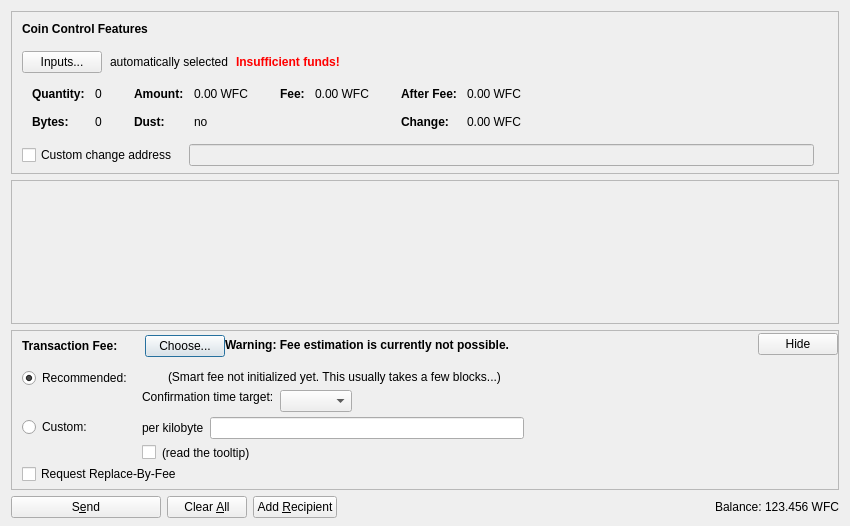
<?xml version="1.0" encoding="UTF-8"?>
<ui version="4.0">
 <class>SendCoinsDialog</class>
 <widget class="QDialog" name="SendCoinsDialog">
  <property name="geometry">
   <rect>
    <x>0</x>
    <y>0</y>
    <width>850</width>
    <height>526</height>
   </rect>
  </property>
  <property name="windowTitle">
   <string>Send Coins</string>
  </property>
  <layout class="QVBoxLayout" name="verticalLayout" stretch="0,1,0,0">
   <property name="bottomMargin">
    <number>8</number>
   </property>
   <item>
    <widget class="QFrame" name="frameCoinControl">
     <property name="sizePolicy">
      <sizepolicy hsizetype="Expanding" vsizetype="Expanding">
       <horstretch>0</horstretch>
       <verstretch>0</verstretch>
      </sizepolicy>
     </property>
     <property name="maximumSize">
      <size>
       <width>16777215</width>
       <height>16777215</height>
      </size>
     </property>
     <property name="frameShape">
      <enum>QFrame::StyledPanel</enum>
     </property>
     <property name="frameShadow">
      <enum>QFrame::Sunken</enum>
     </property>
     <layout class="QVBoxLayout" name="verticalLayoutCoinControl2">
      <property name="spacing">
       <number>0</number>
      </property>
      <property name="leftMargin">
       <number>0</number>
      </property>
      <property name="topMargin">
       <number>0</number>
      </property>
      <property name="rightMargin">
       <number>0</number>
      </property>
      <property name="bottomMargin">
       <number>6</number>
      </property>
      <item>
       <layout class="QVBoxLayout" name="verticalLayoutCoinControl" stretch="0,0,0,0,1">
        <property name="spacing">
         <number>0</number>
        </property>
        <property name="leftMargin">
         <number>10</number>
        </property>
        <property name="topMargin">
         <number>10</number>
        </property>
        <item>
         <layout class="QHBoxLayout" name="horizontalLayoutCoinControl1">
          <property name="bottomMargin">
           <number>15</number>
          </property>
          <item>
           <widget class="QLabel" name="labelCoinControlFeatures">
            <property name="sizePolicy">
             <sizepolicy hsizetype="Preferred" vsizetype="Maximum">
              <horstretch>0</horstretch>
              <verstretch>0</verstretch>
             </sizepolicy>
            </property>
            <property name="font">
             <font>
              <weight>75</weight>
              <bold>true</bold>
             </font>
            </property>
            <property name="styleSheet">
             <string notr="true">font-weight:bold;</string>
            </property>
            <property name="text">
             <string>Coin Control Features</string>
            </property>
           </widget>
          </item>
         </layout>
        </item>
        <item>
         <layout class="QHBoxLayout" name="horizontalLayoutCoinControl2" stretch="0,0,0,0">
          <property name="spacing">
           <number>8</number>
          </property>
          <property name="bottomMargin">
           <number>10</number>
          </property>
          <item>
           <widget class="QPushButton" name="pushButtonCoinControl">
            <property name="styleSheet">
             <string notr="true"/>
            </property>
            <property name="text">
             <string>Inputs...</string>
            </property>
            <property name="autoDefault">
             <bool>false</bool>
            </property>
           </widget>
          </item>
          <item>
           <widget class="QLabel" name="labelCoinControlAutomaticallySelected">
            <property name="text">
             <string>automatically selected</string>
            </property>
            <property name="margin">
             <number>5</number>
            </property>
           </widget>
          </item>
          <item>
           <widget class="QLabel" name="labelCoinControlInsuffFunds">
            <property name="font">
             <font>
              <weight>75</weight>
              <bold>true</bold>
             </font>
            </property>
            <property name="styleSheet">
             <string notr="true">color:red;font-weight:bold;</string>
            </property>
            <property name="text">
             <string>Insufficient funds!</string>
            </property>
            <property name="margin">
             <number>5</number>
            </property>
           </widget>
          </item>
          <item>
           <spacer name="horizontalSpacerCoinControl">
            <property name="orientation">
             <enum>Qt::Horizontal</enum>
            </property>
            <property name="sizeHint" stdset="0">
             <size>
              <width>40</width>
              <height>1</height>
             </size>
            </property>
           </spacer>
          </item>
         </layout>
        </item>
        <item>
         <widget class="QWidget" name="widgetCoinControl" native="true">
          <property name="sizePolicy">
           <sizepolicy hsizetype="Preferred" vsizetype="Preferred">
            <horstretch>0</horstretch>
            <verstretch>0</verstretch>
           </sizepolicy>
          </property>
          <property name="minimumSize">
           <size>
            <width>0</width>
            <height>0</height>
           </size>
          </property>
          <property name="styleSheet">
           <string notr="true"/>
          </property>
          <layout class="QHBoxLayout" name="horizontalLayoutCoinControl5">
           <property name="leftMargin">
            <number>0</number>
           </property>
           <property name="topMargin">
            <number>0</number>
           </property>
           <property name="rightMargin">
            <number>0</number>
           </property>
           <property name="bottomMargin">
            <number>0</number>
           </property>
           <item>
            <layout class="QHBoxLayout" name="horizontalLayoutCoinControl3" stretch="0,0,0,1">
             <property name="spacing">
              <number>20</number>
             </property>
             <property name="topMargin">
              <number>0</number>
             </property>
             <property name="bottomMargin">
              <number>10</number>
             </property>
             <item>
              <layout class="QFormLayout" name="formLayoutCoinControl1">
               <property name="horizontalSpacing">
                <number>10</number>
               </property>
               <property name="verticalSpacing">
                <number>14</number>
               </property>
               <property name="leftMargin">
                <number>10</number>
               </property>
               <property name="topMargin">
                <number>4</number>
               </property>
               <property name="rightMargin">
                <number>6</number>
               </property>
               <item row="0" column="0">
                <widget class="QLabel" name="labelCoinControlQuantityText">
                 <property name="font">
                  <font>
                   <weight>75</weight>
                   <bold>true</bold>
                  </font>
                 </property>
                 <property name="text">
                  <string>Quantity:</string>
                 </property>
                 <property name="margin">
                  <number>0</number>
                 </property>
                </widget>
               </item>
               <item row="0" column="1">
                <widget class="QLabel" name="labelCoinControlQuantity">
                 <property name="cursor">
                  <cursorShape>IBeamCursor</cursorShape>
                 </property>
                 <property name="contextMenuPolicy">
                  <enum>Qt::ActionsContextMenu</enum>
                 </property>
                 <property name="text">
                  <string notr="true">0</string>
                 </property>
                 <property name="margin">
                  <number>0</number>
                 </property>
                 <property name="textInteractionFlags">
                  <set>Qt::LinksAccessibleByMouse|Qt::TextSelectableByKeyboard|Qt::TextSelectableByMouse</set>
                 </property>
                </widget>
               </item>
               <item row="1" column="0">
                <widget class="QLabel" name="labelCoinControlBytesText">
                 <property name="font">
                  <font>
                   <weight>75</weight>
                   <bold>true</bold>
                  </font>
                 </property>
                 <property name="text">
                  <string>Bytes:</string>
                 </property>
                </widget>
               </item>
               <item row="1" column="1">
                <widget class="QLabel" name="labelCoinControlBytes">
                 <property name="cursor">
                  <cursorShape>IBeamCursor</cursorShape>
                 </property>
                 <property name="contextMenuPolicy">
                  <enum>Qt::ActionsContextMenu</enum>
                 </property>
                 <property name="text">
                  <string notr="true">0</string>
                 </property>
                 <property name="textInteractionFlags">
                  <set>Qt::LinksAccessibleByMouse|Qt::TextSelectableByKeyboard|Qt::TextSelectableByMouse</set>
                 </property>
                </widget>
               </item>
              </layout>
             </item>
             <item>
              <layout class="QFormLayout" name="formLayoutCoinControl2">
               <property name="horizontalSpacing">
                <number>10</number>
               </property>
               <property name="verticalSpacing">
                <number>14</number>
               </property>
               <property name="leftMargin">
                <number>6</number>
               </property>
               <property name="topMargin">
                <number>4</number>
               </property>
               <property name="rightMargin">
                <number>6</number>
               </property>
               <item row="0" column="0">
                <widget class="QLabel" name="labelCoinControlAmountText">
                 <property name="font">
                  <font>
                   <weight>75</weight>
                   <bold>true</bold>
                  </font>
                 </property>
                 <property name="text">
                  <string>Amount:</string>
                 </property>
                 <property name="margin">
                  <number>0</number>
                 </property>
                </widget>
               </item>
               <item row="0" column="1">
                <widget class="QLabel" name="labelCoinControlAmount">
                 <property name="cursor">
                  <cursorShape>IBeamCursor</cursorShape>
                 </property>
                 <property name="contextMenuPolicy">
                  <enum>Qt::ActionsContextMenu</enum>
                 </property>
                 <property name="text">
                  <string notr="true">0.00 WFC</string>
                 </property>
                 <property name="textInteractionFlags">
                  <set>Qt::LinksAccessibleByMouse|Qt::TextSelectableByKeyboard|Qt::TextSelectableByMouse</set>
                 </property>
                </widget>
               </item>
               <item row="1" column="0">
                <widget class="QLabel" name="labelCoinControlLowOutputText">
                 <property name="font">
                  <font>
                   <weight>75</weight>
                   <bold>true</bold>
                  </font>
                 </property>
                 <property name="text">
                  <string>Dust:</string>
                 </property>
                </widget>
               </item>
               <item row="1" column="1">
                <widget class="QLabel" name="labelCoinControlLowOutput">
                 <property name="cursor">
                  <cursorShape>IBeamCursor</cursorShape>
                 </property>
                 <property name="contextMenuPolicy">
                  <enum>Qt::ActionsContextMenu</enum>
                 </property>
                 <property name="text">
                  <string notr="true">no</string>
                 </property>
                 <property name="textInteractionFlags">
                  <set>Qt::LinksAccessibleByMouse|Qt::TextSelectableByKeyboard|Qt::TextSelectableByMouse</set>
                 </property>
                </widget>
               </item>
              </layout>
             </item>
             <item>
              <layout class="QFormLayout" name="formLayoutCoinControl3">
               <property name="horizontalSpacing">
                <number>10</number>
               </property>
               <property name="verticalSpacing">
                <number>14</number>
               </property>
               <property name="leftMargin">
                <number>6</number>
               </property>
               <property name="topMargin">
                <number>4</number>
               </property>
               <property name="rightMargin">
                <number>6</number>
               </property>
               <item row="0" column="0">
                <widget class="QLabel" name="labelCoinControlFeeText">
                 <property name="font">
                  <font>
                   <weight>75</weight>
                   <bold>true</bold>
                  </font>
                 </property>
                 <property name="text">
                  <string>Fee:</string>
                 </property>
                 <property name="margin">
                  <number>0</number>
                 </property>
                </widget>
               </item>
               <item row="0" column="1">
                <widget class="QLabel" name="labelCoinControlFee">
                 <property name="cursor">
                  <cursorShape>IBeamCursor</cursorShape>
                 </property>
                 <property name="contextMenuPolicy">
                  <enum>Qt::ActionsContextMenu</enum>
                 </property>
                 <property name="text">
                  <string notr="true">0.00 WFC</string>
                 </property>
                 <property name="textInteractionFlags">
                  <set>Qt::LinksAccessibleByMouse|Qt::TextSelectableByKeyboard|Qt::TextSelectableByMouse</set>
                 </property>
                </widget>
               </item>
              </layout>
             </item>
             <item>
              <layout class="QFormLayout" name="formLayoutCoinControl4">
               <property name="horizontalSpacing">
                <number>10</number>
               </property>
               <property name="verticalSpacing">
                <number>14</number>
               </property>
               <property name="leftMargin">
                <number>6</number>
               </property>
               <property name="topMargin">
                <number>4</number>
               </property>
               <property name="rightMargin">
                <number>6</number>
               </property>
               <item row="0" column="0">
                <widget class="QLabel" name="labelCoinControlAfterFeeText">
                 <property name="font">
                  <font>
                   <weight>75</weight>
                   <bold>true</bold>
                  </font>
                 </property>
                 <property name="text">
                  <string>After Fee:</string>
                 </property>
                 <property name="margin">
                  <number>0</number>
                 </property>
                </widget>
               </item>
               <item row="0" column="1">
                <widget class="QLabel" name="labelCoinControlAfterFee">
                 <property name="cursor">
                  <cursorShape>IBeamCursor</cursorShape>
                 </property>
                 <property name="contextMenuPolicy">
                  <enum>Qt::ActionsContextMenu</enum>
                 </property>
                 <property name="text">
                  <string notr="true">0.00 WFC</string>
                 </property>
                 <property name="textInteractionFlags">
                  <set>Qt::LinksAccessibleByMouse|Qt::TextSelectableByKeyboard|Qt::TextSelectableByMouse</set>
                 </property>
                </widget>
               </item>
               <item row="1" column="0">
                <widget class="QLabel" name="labelCoinControlChangeText">
                 <property name="font">
                  <font>
                   <weight>75</weight>
                   <bold>true</bold>
                  </font>
                 </property>
                 <property name="text">
                  <string>Change:</string>
                 </property>
                </widget>
               </item>
               <item row="1" column="1">
                <widget class="QLabel" name="labelCoinControlChange">
                 <property name="cursor">
                  <cursorShape>IBeamCursor</cursorShape>
                 </property>
                 <property name="contextMenuPolicy">
                  <enum>Qt::ActionsContextMenu</enum>
                 </property>
                 <property name="text">
                  <string notr="true">0.00 WFC</string>
                 </property>
                 <property name="textInteractionFlags">
                  <set>Qt::LinksAccessibleByMouse|Qt::TextSelectableByKeyboard|Qt::TextSelectableByMouse</set>
                 </property>
                </widget>
               </item>
              </layout>
             </item>
            </layout>
           </item>
          </layout>
         </widget>
        </item>
        <item>
         <layout class="QHBoxLayout" name="horizontalLayoutCoinControl4" stretch="0,0,0">
          <property name="spacing">
           <number>12</number>
          </property>
          <property name="sizeConstraint">
           <enum>QLayout::SetDefaultConstraint</enum>
          </property>
          <property name="topMargin">
           <number>5</number>
          </property>
          <property name="rightMargin">
           <number>5</number>
          </property>
          <item>
           <widget class="QCheckBox" name="checkBoxCoinControlChange">
            <property name="toolTip">
             <string>If this is activated, but the change address is empty or invalid, change will be sent to a newly generated address.</string>
            </property>
            <property name="text">
             <string>Custom change address</string>
            </property>
           </widget>
          </item>
          <item>
           <widget class="QValidatedLineEdit" name="lineEditCoinControlChange">
            <property name="enabled">
             <bool>false</bool>
            </property>
            <property name="sizePolicy">
             <sizepolicy hsizetype="Expanding" vsizetype="Fixed">
              <horstretch>0</horstretch>
              <verstretch>0</verstretch>
             </sizepolicy>
            </property>
           </widget>
          </item>
          <item>
           <widget class="QLabel" name="labelCoinControlChangeLabel">
            <property name="sizePolicy">
             <sizepolicy hsizetype="Preferred" vsizetype="Expanding">
              <horstretch>0</horstretch>
              <verstretch>0</verstretch>
             </sizepolicy>
            </property>
            <property name="minimumSize">
             <size>
              <width>0</width>
              <height>0</height>
             </size>
            </property>
            <property name="text">
             <string/>
            </property>
            <property name="margin">
             <number>3</number>
            </property>
           </widget>
          </item>
         </layout>
        </item>
        <item>
         <spacer name="verticalSpacerCoinControl">
          <property name="orientation">
           <enum>Qt::Vertical</enum>
          </property>
          <property name="sizeHint" stdset="0">
           <size>
            <width>800</width>
            <height>1</height>
           </size>
          </property>
         </spacer>
        </item>
       </layout>
      </item>
     </layout>
    </widget>
   </item>
   <item>
    <widget class="QScrollArea" name="scrollArea">
     <property name="widgetResizable">
      <bool>true</bool>
     </property>
     <widget class="QWidget" name="scrollAreaWidgetContents">
      <property name="geometry">
       <rect>
        <x>0</x>
        <y>0</y>
        <width>830</width>
        <height>104</height>
       </rect>
      </property>
      <layout class="QVBoxLayout" name="verticalLayout_2" stretch="0,1">
       <property name="leftMargin">
        <number>0</number>
       </property>
       <property name="topMargin">
        <number>0</number>
       </property>
       <property name="rightMargin">
        <number>0</number>
       </property>
       <property name="bottomMargin">
        <number>0</number>
       </property>
       <item>
        <layout class="QVBoxLayout" name="entries">
         <property name="spacing">
          <number>6</number>
         </property>
        </layout>
       </item>
       <item>
        <spacer name="verticalSpacer">
         <property name="orientation">
          <enum>Qt::Vertical</enum>
         </property>
         <property name="sizeHint" stdset="0">
          <size>
           <width>20</width>
           <height>40</height>
          </size>
         </property>
        </spacer>
       </item>
      </layout>
     </widget>
    </widget>
   </item>
   <item>
    <widget class="QFrame" name="frameFee">
     <property name="sizePolicy">
      <sizepolicy hsizetype="Expanding" vsizetype="Expanding">
       <horstretch>0</horstretch>
       <verstretch>0</verstretch>
      </sizepolicy>
     </property>
     <property name="maximumSize">
      <size>
       <width>16777215</width>
       <height>16777215</height>
      </size>
     </property>
     <property name="frameShape">
      <enum>QFrame::StyledPanel</enum>
     </property>
     <property name="frameShadow">
      <enum>QFrame::Sunken</enum>
     </property>
     <layout class="QVBoxLayout" name="verticalLayoutFee1">
      <property name="spacing">
       <number>0</number>
      </property>
      <property name="leftMargin">
       <number>0</number>
      </property>
      <property name="topMargin">
       <number>0</number>
      </property>
      <property name="rightMargin">
       <number>0</number>
      </property>
      <property name="bottomMargin">
       <number>0</number>
      </property>
      <item>
       <layout class="QVBoxLayout" name="verticalLayoutFee2" stretch="0,0,0">
        <property name="spacing">
         <number>0</number>
        </property>
        <property name="leftMargin">
         <number>10</number>
        </property>
        <property name="topMargin">
         <number>0</number>
        </property>
        <item>
         <layout class="QHBoxLayout" name="horizontalLayoutFee1">
          <property name="bottomMargin">
           <number>0</number>
          </property>
          <item>
           <layout class="QVBoxLayout" name="verticalLayoutFee7">
            <property name="spacing">
             <number>0</number>
            </property>
            <item>
             <spacer name="verticalSpacerSmartFee">
              <property name="orientation">
               <enum>Qt::Vertical</enum>
              </property>
              <property name="sizeType">
               <enum>QSizePolicy::Fixed</enum>
              </property>
              <property name="sizeHint" stdset="0">
               <size>
                <width>1</width>
                <height>4</height>
               </size>
              </property>
             </spacer>
            </item>
            <item>
             <layout class="QHBoxLayout" name="horizontalLayoutSmartFee">
              <property name="spacing">
               <number>10</number>
              </property>
              <item>
               <widget class="QLabel" name="labelFeeHeadline">
                <property name="sizePolicy">
                 <sizepolicy hsizetype="Preferred" vsizetype="Maximum">
                  <horstretch>0</horstretch>
                  <verstretch>0</verstretch>
                 </sizepolicy>
                </property>
                <property name="font">
                 <font>
                  <weight>75</weight>
                  <bold>true</bold>
                 </font>
                </property>
                <property name="styleSheet">
                 <string notr="true">font-weight:bold;</string>
                </property>
                <property name="text">
                 <string>Transaction Fee:</string>
                </property>
               </widget>
              </item>
              <item>
               <widget class="QLabel" name="labelFeeMinimized">
                <property name="text">
                 <string/>
                </property>
               </widget>
              </item>
              <item>
               <widget class="QPushButton" name="buttonChooseFee">
                <property name="text">
                 <string>Choose...</string>
                </property>
               </widget>
              </item>
             </layout>
            </item>
            <item>
             <spacer name="verticalSpacer_5">
              <property name="orientation">
               <enum>Qt::Vertical</enum>
              </property>
              <property name="sizeHint" stdset="0">
               <size>
                <width>1</width>
                <height>1</height>
               </size>
              </property>
             </spacer>
            </item>
           </layout>
          </item>
          <item>
           <widget class="QLabel" name="fallbackFeeWarningLabel">
            <property name="toolTip">
             <string>Using the fallbackfee can result in sending a transaction that will take several hours or days (or never) to confirm. Consider choosing your fee manually or wait until you have validated the complete chain.</string>
            </property>
            <property name="font">
            <font>
                <weight>75</weight>
                <bold>true</bold>
            </font>
            </property>
            <property name="text">
             <string>Warning: Fee estimation is currently not possible.</string>
            </property>
            <property name="wordWrap">
             <bool>false</bool>
            </property>
           </widget>
          </item>
          <item>
           <spacer name="horizontalSpacer_4">
            <property name="orientation">
             <enum>Qt::Horizontal</enum>
            </property>
            <property name="sizeType">
             <enum>QSizePolicy::MinimumExpanding</enum>
            </property>
            <property name="sizeHint" stdset="0">
             <size>
              <width>40</width>
              <height>20</height>
             </size>
            </property>
           </spacer>
          </item>
          <item>
           <widget class="QPushButton" name="buttonMinimizeFee">
            <property name="toolTip">
             <string>collapse fee-settings</string>
            </property>
            <property name="text">
             <string>Hide</string>
            </property>
           </widget>
          </item>
         </layout>
        </item>
        <item>
         <widget class="QFrame" name="frameFeeSelection">
          <layout class="QVBoxLayout" name="verticalLayoutFee12">
           <property name="spacing">
            <number>0</number>
           </property>
           <property name="leftMargin">
            <number>0</number>
           </property>
           <property name="topMargin">
            <number>0</number>
           </property>
           <property name="rightMargin">
            <number>0</number>
           </property>
           <property name="bottomMargin">
            <number>0</number>
           </property>
           <item>
            <layout class="QGridLayout" name="gridLayoutFee">
             <property name="topMargin">
              <number>10</number>
             </property>
             <property name="bottomMargin">
              <number>4</number>
             </property>
             <property name="horizontalSpacing">
              <number>10</number>
             </property>
             <property name="verticalSpacing">
              <number>4</number>
             </property>
             <item row="1" column="1">
              <layout class="QVBoxLayout" name="verticalLayoutFee8">
               <property name="spacing">
                <number>6</number>
               </property>
               <item>
                <layout class="QHBoxLayout" name="horizontalLayoutFee13">
                 <item>
                  <widget class="QLabel" name="labelCustomPerKilobyte">
                   <property name="toolTip">
                    <string>If the custom fee is set to 1000 satoshis and the transaction is only 250 bytes, then &quot;per kilobyte&quot; only pays 250 satoshis in fee, while &quot;total at least&quot; pays 1000 satoshis. For transactions bigger than a kilobyte both pay by kilobyte.</string>
                   </property>
                   <property name="text">
                    <string>per kilobyte</string>
                   </property>
                  </widget>
                 </item>
                 <item>
                  <widget class="WiFicoinAmountField" name="customFee"/>
                 </item>
                 <item>
                  <spacer name="horizontalSpacer_6">
                   <property name="orientation">
                    <enum>Qt::Horizontal</enum>
                   </property>
                   <property name="sizeHint" stdset="0">
                    <size>
                     <width>1</width>
                     <height>1</height>
                    </size>
                   </property>
                  </spacer>
                 </item>
                </layout>
               </item>
               <item>
                <layout class="QHBoxLayout" name="horizontalLayoutFee8">
                 <item>
                  <widget class="QCheckBox" name="checkBoxMinimumFee">
                   <property name="toolTip">
                    <string>Paying only the minimum fee is just fine as long as there is less transaction volume than space in the blocks. But be aware that this can end up in a never confirming transaction once there is more demand for wificoin transactions than the network can process.</string>
                   </property>
                   <property name="text">
                    <string/>
                   </property>
                  </widget>
                 </item>
                 <item>
                  <widget class="QLabel" name="labelMinFeeWarning">
                   <property name="enabled">
                    <bool>true</bool>
                   </property>
                   <property name="toolTip">
                    <string>Paying only the minimum fee is just fine as long as there is less transaction volume than space in the blocks. But be aware that this can end up in a never confirming transaction once there is more demand for wificoin transactions than the network can process.</string>
                   </property>
                   <property name="text">
                    <string>(read the tooltip)</string>
                   </property>
                   <property name="margin">
                    <number>5</number>
                   </property>
                  </widget>
                 </item>
                 <item>
                  <spacer name="horizontalSpacer_2">
                   <property name="orientation">
                    <enum>Qt::Horizontal</enum>
                   </property>
                   <property name="sizeHint" stdset="0">
                    <size>
                     <width>1</width>
                     <height>1</height>
                    </size>
                   </property>
                  </spacer>
                 </item>
                </layout>
               </item>
              </layout>
             </item>
             <item row="0" column="0">
              <layout class="QVBoxLayout" name="verticalLayoutFee4" stretch="0,1">
               <item>
                <widget class="QRadioButton" name="radioSmartFee">
                 <property name="text">
                  <string>Recommended:</string>
                 </property>
                 <property name="checked">
                  <bool>true</bool>
                 </property>
                 <attribute name="buttonGroup">
                  <string notr="true">groupFee</string>
                 </attribute>
                </widget>
               </item>
               <item>
                <spacer name="verticalSpacer_2">
                 <property name="orientation">
                  <enum>Qt::Vertical</enum>
                 </property>
                 <property name="sizeHint" stdset="0">
                  <size>
                   <width>1</width>
                   <height>1</height>
                  </size>
                 </property>
                </spacer>
               </item>
              </layout>
             </item>
             <item row="1" column="0">
              <layout class="QVBoxLayout" name="verticalLayoutFee9" stretch="0,1">
               <item>
                <widget class="QRadioButton" name="radioCustomFee">
                 <property name="text">
                  <string>Custom:</string>
                 </property>
                 <attribute name="buttonGroup">
                  <string notr="true">groupFee</string>
                 </attribute>
                </widget>
               </item>
               <item>
                <spacer name="verticalSpacer_6">
                 <property name="orientation">
                  <enum>Qt::Vertical</enum>
                 </property>
                 <property name="sizeHint" stdset="0">
                  <size>
                   <width>1</width>
                   <height>1</height>
                  </size>
                 </property>
                </spacer>
               </item>
              </layout>
             </item>
             <item row="0" column="1">
              <layout class="QVBoxLayout" name="verticalLayoutFee3" stretch="0,0,1">
               <property name="spacing">
                <number>6</number>
               </property>
               <property name="topMargin">
                <number>2</number>
               </property>
               <item>
                <layout class="QHBoxLayout" name="horizontalLayoutFee12">
                 <item>
                  <widget class="QLabel" name="labelSmartFee">
                   <property name="text">
                    <string/>
                   </property>
                   <property name="margin">
                    <number>2</number>
                   </property>
                  </widget>
                 </item>
                 <item>
                  <widget class="QLabel" name="labelFeeEstimation">
                   <property name="text">
                    <string/>
                   </property>
                  </widget>
                 </item>
                 <item>
                  <widget class="QLabel" name="labelSmartFee2">
                   <property name="text">
                    <string>(Smart fee not initialized yet. This usually takes a few blocks...)</string>
                   </property>
                   <property name="margin">
                    <number>2</number>
                   </property>
                  </widget>
                 </item>
                 <item>
                  <spacer name="horizontalSpacer_5">
                   <property name="orientation">
                    <enum>Qt::Horizontal</enum>
                   </property>
                   <property name="sizeHint" stdset="0">
                    <size>
                     <width>1</width>
                     <height>1</height>
                    </size>
                   </property>
                  </spacer>
                 </item>
                </layout>
               </item>
               <item>
                <layout class="QHBoxLayout" name="horizontalLayoutFee9">
                 <item>
                  <layout class="QVBoxLayout" name="verticalLayoutFee6">
                   <item>
                    <widget class="QLabel" name="labelSmartFee3">
                     <property name="text">
                      <string>Confirmation time target:</string>
                     </property>
                     <property name="margin">
                      <number>2</number>
                     </property>
                    </widget>
                   </item>
                   <item>
                    <spacer name="verticalSpacer_3">
                     <property name="orientation">
                      <enum>Qt::Vertical</enum>
                     </property>
                     <property name="sizeHint" stdset="0">
                      <size>
                       <width>1</width>
                       <height>1</height>
                      </size>
                     </property>
                    </spacer>
                   </item>
                  </layout>
                 </item>
                 <item>
                  <layout class="QVBoxLayout" name="verticalLayoutFee5">
                   <property name="rightMargin">
                    <number>30</number>
                   </property>
                   <item>
                    <layout class="QHBoxLayout" name="horizontalLayoutConfTarget">
                     <property name="bottomMargin">
                      <number>0</number>
                     </property>
                     <item>
                      <widget class="QComboBox" name="confTargetSelector"/>
                     </item>
                     <item>
                      <spacer name="horizontalSpacerConfTarget">
                       <property name="orientation">
                        <enum>Qt::Horizontal</enum>
                       </property>
                       <property name="sizeHint" stdset="0">
                        <size>
                         <width>40</width>
                         <height>20</height>
                        </size>
                       </property>
                      </spacer>
                     </item>
                    </layout>
                   </item>
                  </layout>
                 </item>
                </layout>
               </item>
               <item>
                <spacer name="verticalSpacer_4">
                 <property name="orientation">
                  <enum>Qt::Vertical</enum>
                 </property>
                 <property name="sizeHint" stdset="0">
                  <size>
                   <width>1</width>
                   <height>1</height>
                  </size>
                 </property>
                </spacer>
               </item>
              </layout>
             </item>
            </layout>
           </item>
           <item>
            <widget class="QCheckBox" name="optInRBF">
             <property name="text">
              <string>Request Replace-By-Fee</string>
             </property>
             <property name="toolTip">
              <string>Indicates that the sender may wish to replace this transaction with a new one paying higher fees (prior to being confirmed).</string>
             </property>
            </widget>
           </item>
          </layout>
         </widget>
        </item>
        <item>
         <spacer name="verticalSpacerFee">
          <property name="orientation">
           <enum>Qt::Vertical</enum>
          </property>
          <property name="sizeHint" stdset="0">
           <size>
            <width>40</width>
            <height>5</height>
           </size>
          </property>
         </spacer>
        </item>
       </layout>
      </item>
     </layout>
    </widget>
   </item>
   <item>
    <layout class="QHBoxLayout" name="horizontalLayout">
     <item>
      <widget class="QPushButton" name="sendButton">
       <property name="minimumSize">
        <size>
         <width>150</width>
         <height>0</height>
        </size>
       </property>
       <property name="toolTip">
        <string>Confirm the send action</string>
       </property>
       <property name="text">
        <string>S&amp;end</string>
       </property>
       <property name="icon">
        <iconset resource="../wificoin.qrc">
         <normaloff>:/icons/send</normaloff>:/icons/send</iconset>
       </property>
       <property name="autoDefault">
        <bool>false</bool>
       </property>
       <property name="default">
        <bool>false</bool>
       </property>
      </widget>
     </item>
     <item>
      <widget class="QPushButton" name="clearButton">
       <property name="sizePolicy">
        <sizepolicy hsizetype="Minimum" vsizetype="Fixed">
         <horstretch>0</horstretch>
         <verstretch>0</verstretch>
        </sizepolicy>
       </property>
       <property name="toolTip">
        <string>Clear all fields of the form.</string>
       </property>
       <property name="text">
        <string>Clear &amp;All</string>
       </property>
       <property name="icon">
        <iconset resource="../wificoin.qrc">
         <normaloff>:/icons/remove</normaloff>:/icons/remove</iconset>
       </property>
       <property name="autoDefault">
        <bool>false</bool>
       </property>
      </widget>
     </item>
     <item>
      <widget class="QPushButton" name="addButton">
       <property name="toolTip">
        <string>Send to multiple recipients at once</string>
       </property>
       <property name="text">
        <string>Add &amp;Recipient</string>
       </property>
       <property name="icon">
        <iconset resource="../wificoin.qrc">
         <normaloff>:/icons/add</normaloff>:/icons/add</iconset>
       </property>
       <property name="autoDefault">
        <bool>false</bool>
       </property>
      </widget>
     </item>
     <item>
      <spacer name="horizontalSpacer">
       <property name="orientation">
        <enum>Qt::Horizontal</enum>
       </property>
       <property name="sizeHint" stdset="0">
        <size>
         <width>40</width>
         <height>20</height>
        </size>
       </property>
      </spacer>
     </item>
     <item>
      <layout class="QHBoxLayout" name="horizontalLayout_2">
       <property name="spacing">
        <number>3</number>
       </property>
       <item>
        <widget class="QLabel" name="label">
         <property name="sizePolicy">
          <sizepolicy hsizetype="Preferred" vsizetype="Fixed">
           <horstretch>0</horstretch>
           <verstretch>0</verstretch>
          </sizepolicy>
         </property>
         <property name="text">
          <string>Balance:</string>
         </property>
        </widget>
       </item>
       <item>
        <widget class="QLabel" name="labelBalance">
         <property name="sizePolicy">
          <sizepolicy hsizetype="Preferred" vsizetype="Fixed">
           <horstretch>0</horstretch>
           <verstretch>0</verstretch>
          </sizepolicy>
         </property>
         <property name="cursor">
          <cursorShape>IBeamCursor</cursorShape>
         </property>
         <property name="text">
          <string notr="true">123.456 WFC</string>
         </property>
         <property name="textInteractionFlags">
          <set>Qt::LinksAccessibleByMouse|Qt::TextSelectableByKeyboard|Qt::TextSelectableByMouse</set>
         </property>
        </widget>
       </item>
      </layout>
     </item>
    </layout>
   </item>
  </layout>
 </widget>
 <customwidgets>
  <customwidget>
   <class>QValidatedLineEdit</class>
   <extends>QLineEdit</extends>
   <header>qvalidatedlineedit.h</header>
  </customwidget>
  <customwidget>
   <class>WiFicoinAmountField</class>
   <extends>QLineEdit</extends>
   <header>wificoinamountfield.h</header>
   <container>1</container>
  </customwidget>
 </customwidgets>
 <resources>
  <include location="../wificoin.qrc"/>
 </resources>
 <connections/>
 <buttongroups>
  <buttongroup name="groupFee"/>
 </buttongroups>
</ui>
